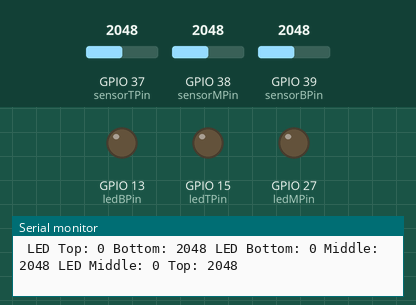
Simulated run of this sketch. Board: ESP32. Parts: output pins drawn as LEDs (lit = HIGH), the last lines printed to the serial monitor. The inputs (shaded band) are chosen by the test bench; at power-on: GPIO 37 (sensorTPin) = 2048, GPIO 39 (sensorBPin) = 2048, GPIO 38 (sensorMPin) = 2048.

Above: at 1.2 s.
1.3 s: GPIO 37 (sensorTPin) set to 2959
4.3 s: GPIO 37 (sensorTPin) set to 3055
At 5.5 s:
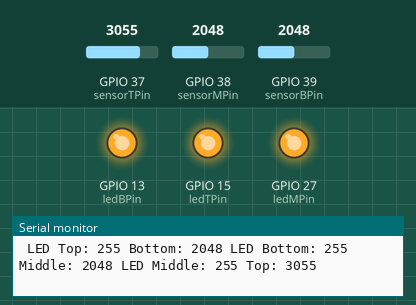
5.8 s: GPIO 37 (sensorTPin) set to 2960
At 6.5 s:
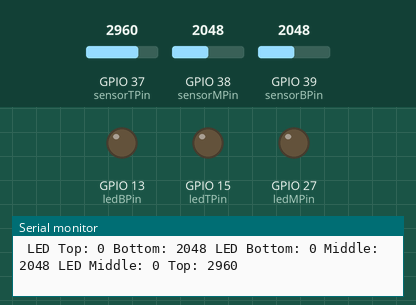
7.4 s: GPIO 39 (sensorBPin) set to 2958
8.9 s: GPIO 39 (sensorBPin) set to 3044
At 9.3 s:
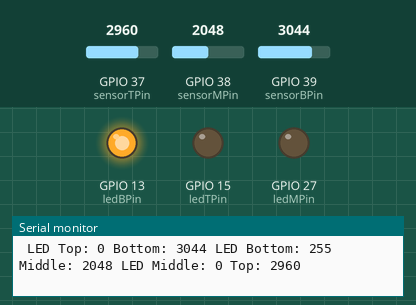
10.4 s: GPIO 38 (sensorMPin) set to 3040
At 10.8 s:
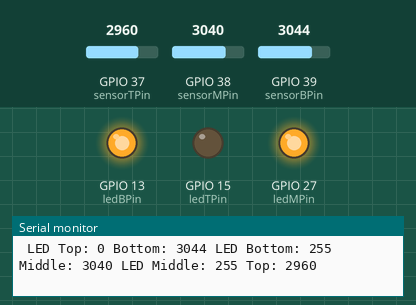
Timing chart, 0 to 12.9 s (numbered marks = the images above; inputs shaded):
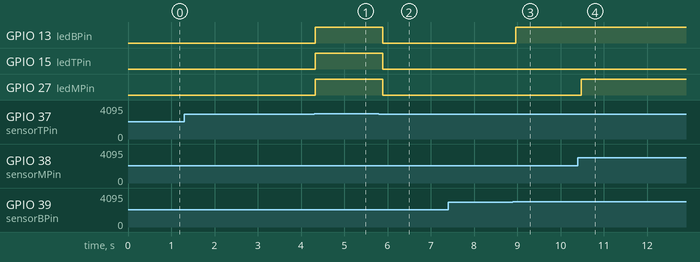

The sketch:

experiment1.ino
```cpp
int sensorBMin = 0;
int sensorBMax = 4095;

int sensorMMin = 0;
int sensorMMax = 4095;

int sensorTMin = 0;
int sensorTMax = 4095;

int sensorBPin = A3;
int sensorMPin = A2;
int sensorTPin = A1;

int ledBPin = 13;
int ledBValue;

int ledMPin = 27;
int ledMValue;

int ledTPin = 15;
int ledTValue;

int offBrightness = 0;
int onBrightness = 255;

int threshold = 1500;

void setup() {
  Serial.begin(9600);
  pinMode(ledBPin, OUTPUT);
  pinMode(ledMPin, OUTPUT);
  pinMode(ledTPin, OUTPUT);
}

void loop() {
  int sensorBValue = analogRead(sensorBPin);
  int sensorMValue = analogRead(sensorMPin);
  int sensorTValue = analogRead(sensorTPin);

  if (sensorBValue > threshold) {
    digitalWrite(ledBPin, HIGH);
  } else {
    digitalWrite(ledBPin, LOW);
  }

  if (sensorMValue > threshold) {
    digitalWrite(ledMPin, HIGH);
  } else {
    digitalWrite(ledMPin, LOW);
  }

  if (sensorTValue > threshold) {
    digitalWrite(ledTPin, HIGH);
  } else {
    digitalWrite(ledTPin, LOW);
  }

  //compare the two readings and decide which LED wins
if (sensorBValue > 3000 && sensorMValue < 3000 && sensorTValue < 3000)
{
  //neither sensor is active
  ledBValue = onBrightness;
}

else if (sensorBValue < 4500 && sensorMValue > 3000 && sensorTValue < 3000)
{
  //Sensor 1 is higher
  ledBValue = onBrightness;
  ledMValue = onBrightness;
}

else if (sensorBValue < 4500 && sensorMValue < 4500 && sensorTValue > 3000)
{
  //Sensor 1 is higher
  ledBValue = onBrightness;
  ledMValue = onBrightness;
  ledTValue = onBrightness;
}

else
{
  //Sensor 2 is higher
  ledBValue = offBrightness;
  ledMValue = offBrightness;
  ledTValue = offBrightness;
}

// Set the LEDs
analogWrite(ledBPin, ledBValue);
analogWrite(ledMPin, ledMValue);
analogWrite(ledTPin, ledTValue);

//print the LED and Sensor values on one line
  Serial.print(" Bottom: ");

  Serial.print(sensorBValue);

  Serial.print(" LED Bottom: ");

  Serial.print(ledBValue);

  Serial.print(" Middle: ");

  Serial.print(sensorMValue);

  Serial.print(" LED Middle: ");

  Serial.print(ledMValue);


  Serial.print(" Top: ");

  Serial.println(sensorTValue);

  Serial.print(" LED Top: ");

  Serial.print(ledTValue);


  delay(100);
}
```

Measured:
- the behaviour switches between 3000 and 3001 on GPIO 37 (sensorTPin) (found by bisection; images 0 and 1)
- the behaviour switches between 3000 and 3001 on GPIO 39 (sensorBPin) (found by bisection; images 2 and 3)
- after the input at 4.3 s, GPIO 13 (ledBPin), GPIO 15 (ledTPin), GPIO 27 (ledMPin): LOW → HIGH at once
- after the input at 5.8 s, GPIO 13 (ledBPin), GPIO 15 (ledTPin), GPIO 27 (ledMPin): HIGH → LOW after 0.09 s
- after the input at 8.9 s, GPIO 13 (ledBPin): LOW → HIGH after 0.07 s
- after the input at 10.4 s, GPIO 27 (ledMPin): LOW → HIGH after 0.08 s
